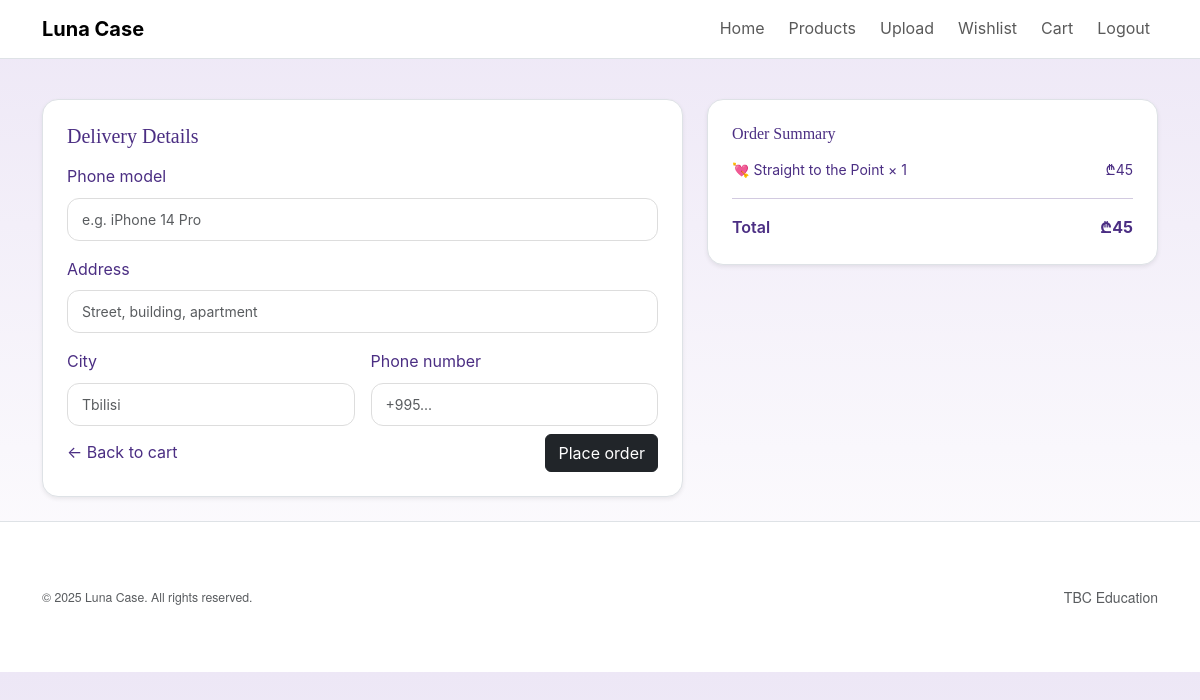
Page /checkout (signed in) on the committed database.
### models.py (models this page shows)
class CartItem(db.Model):
    id = db.Column(db.Integer, primary_key=True)
    img = db.Column(db.String(120), nullable=False)
    title = db.Column(db.String(200), nullable=False)
    price = db.Column(db.Integer, default=45)
    quantity = db.Column(db.Integer, default=1)
    created_at = db.Column(db.DateTime, default=datetime.utcnow)
    user_id = db.Column(db.Integer, db.ForeignKey("user.id"), nullable=False)

### app.py (the view, shortened to what this page needs)
    @app.route("/checkout", methods=["GET", "POST"])
    @login_required
    def checkout():
        items = CartItem.query.filter_by(user_id=current_user.id).all()
        if not items:
            flash("Your cart is empty.", "warning")
            return redirect(url_for("cart"))
        total = sum((it.price or 0) * (it.quantity or 1) for it in items)
        return render_template("checkout.html", items=items, total=total)

### models.py (called while the page is built)
@login_manager.user_loader
def load_user(user_id):
    return User.query.get(int(user_id))

### templates/checkout.html
{% extends "base.html" %} {% block title %}Checkout — Luna Case{% endblock %} {%
block content %}
<div class="row g-4">
  <div class="col-lg-7">
    <div class="bg-white border rounded-4 p-4 shadow-sm">
      <h1 class="h5 mb-3">Delivery Details</h1>
      <form method="POST" class="row g-3">
        <div class="col-12">
          <label class="form-label">Phone model</label>
          <input
            class="form-control"
            name="phone_model"
            placeholder="e.g. iPhone 14 Pro"
            required
          />
        </div>
        <div class="col-12">
          <label class="form-label">Address</label>
          <input
            class="form-control"
            name="address"
            placeholder="Street, building, apartment"
            required
          />
        </div>
        <div class="col-md-6">
          <label class="form-label">City</label>
          <input
            class="form-control"
            name="city"
            placeholder="Tbilisi"
            required
          />
        </div>
        <div class="col-md-6">
          <label class="form-label">Phone number</label>
          <input
            class="form-control"
            name="phone_number"
            placeholder="+995..."
            required
          />
        </div>
        <div
          class="col-12 d-flex justify-content-between align-items-center mt-2"
        >
          <a href="{{ url_for('cart') }}" class="text-decoration-none"
            >← Back to cart</a
          >
          <button class="btn btn-dark" type="submit">Place order</button>
        </div>
      </form>
    </div>
  </div>
  <div class="col-lg-5">
    <div class="bg-white border rounded-4 p-4 shadow-sm">
      <h2 class="h6 mb-3">Order Summary</h2>
      {% for it in items %}
      <div class="d-flex justify-content-between small mb-2">
        <span>{{ it.title }} × {{ it.quantity }}</span>
        <span>₾{{ it.price * it.quantity }}</span>
      </div>
      {% endfor %}
      <hr />
      <div class="d-flex justify-content-between">
        <span class="fw-semibold">Total</span>
        <span class="fw-bold">₾{{ total }}</span>
      </div>
    </div>
  </div>
</div>
{% endblock %}

### static/css/main.css (style rules this page uses)
* { box-sizing: border-box; }
body { margin: 0; font-family: "Inter", sans-serif; background: linear-gradient(180deg, #EDE7F6 0%, #FFFFFF 100%); color: #4B2E83; line-height: 1.6; }
h1, h2, h3, h4, h5, h6 { font-family: "Playfair Display", serif; color: #3A1E6E; margin-top: 0; }
a { color: #4B2E83; text-decoration: none; }
.form-control { border-radius: 12px; border: 1px solid #ddd; font-size: 14px; padding: 10px 14px; box-shadow: none; }

### rows in the picture
CartItem: title "💘 Straight to the Point", quantity "1", it.price*it.quantity "45"

### other values in the picture
{{ total }} "45"
